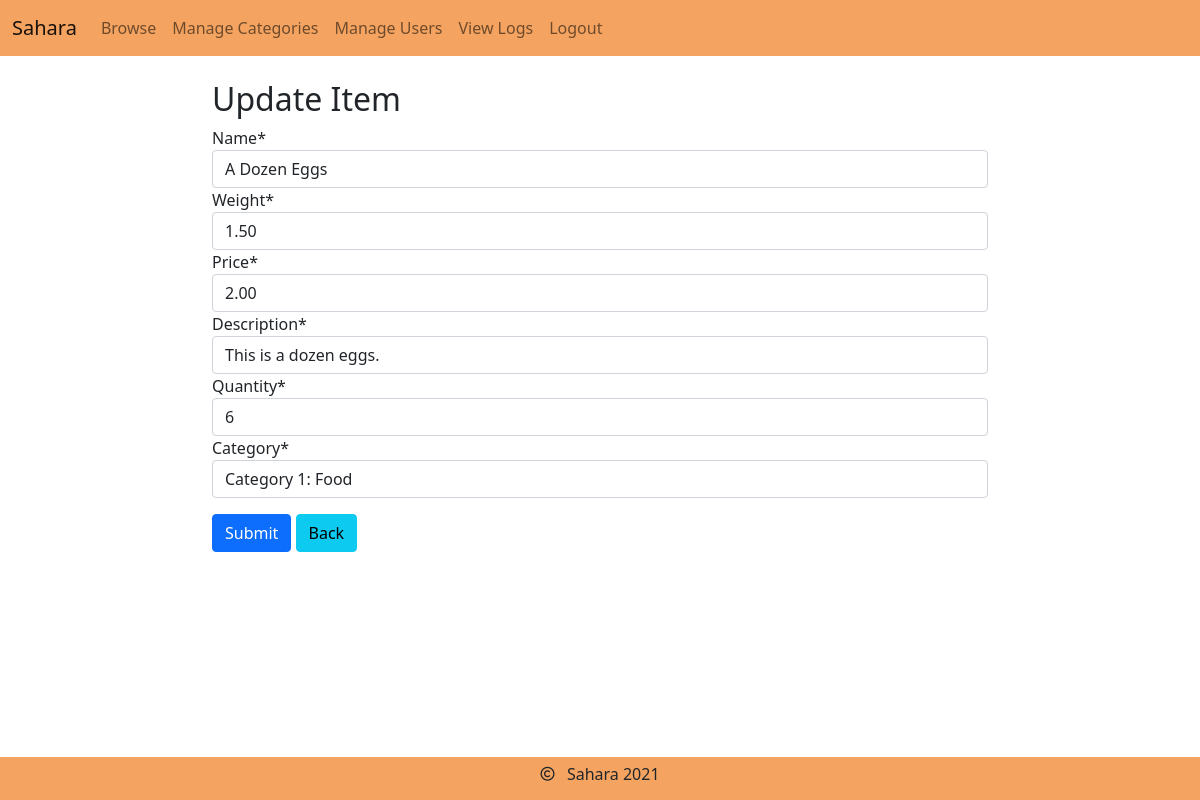
Screenshot of /inventory/1/update/ (signed in) with the database file from the repository.
### inventory/models.py (models this page shows, shortened)
class Item(models.Model):
    name = models.CharField(
        max_length=50,
        null=False,
        validators=[
            MinLengthValidator(2),
            MaxLengthValidator(50),
            RegexValidator("^[A-Za-z0-9,'%&:\-\.\(\) ]{2,50}$"),
            ProhibitNullCharactersValidator()
        ]
    )
    weight = models.DecimalField(
        max_digits=6,
        decimal_places=2,
        null=False,
        default=1,
        validators=[
            MinValueValidator(0.01),
            MaxValueValidator(5000)
        ]
    )
    price = models.DecimalField(
        max_digits=7,
        decimal_places=2,
        null=False,
        default=0,
        validators=[
            MinValueValidator(0),
            MaxValueValidator(99_999.99)
        ]
    )
    description = models.CharField(
        max_length=250,
        null=False,
        validators=[
            MinLengthValidator(1),
            MaxLengthValidator(250),
            RegexValidator(regex="^[^;]{1,250}$", message="Semicolons are not allowed."),
            ProhibitNullCharactersValidator()
        ]
    )
    quantity = models.IntegerField(
        null=False,
        default=0,
        validators=[
            MinValueValidator(0),
            MaxValueValidator(100)
        ]
    )
    category = models.ForeignKey(Category, null=True, on_delete=models.SET_NULL)

class Category(models.Model):
    name = models.CharField(
        max_length=30,
        null=False,
        unique=True,
        validators=[
            MinLengthValidator(2),
            MaxLengthValidator(30),
            RegexValidator("^[A-Za-z,& ]{3,30}$"),
            ProhibitNullCharactersValidator()
        ]
    )
    description = models.CharField(
        max_length=250,
        null=False,
        validators=[
            MinLengthValidator(1),
            MaxLengthValidator(250),
            RegexValidator(regex="^[^;]{1,250}$", message="Semicolons are not allowed."),
            ProhibitNullCharactersValidator()
        ]
    )
    def __str__(self):
        return f"Category {self.id}: {self.name}"
    class Meta:
        verbose_name_plural = "Categories"
        ordering = ("name",)

### inventory/views.py (the view)
# urls.py: path('<int:pk>/update/', views.ItemUpdateView.as_view(), name="item_update"),
class ItemUpdateView(UserIsAdminOrStaffMixin, SuccessMessageMixin, UpdateView):
    template_name = "items/update.html"
    model = Item
    form_class = ItemForm
    success_message = "The item was updated successfully!"
    extra_context = {"title": "Update Item"}

### inventory/forms.py
class ItemForm(ModelForm):
    category = ModelChoiceField(required=True, queryset=Category.objects.all())
    class Meta:
        model = Item
        fields = "__all__"

### inventory/mixins.py (called while the page is built)
    def test_func(self):
        return self.request.user.is_superuser or self.request.user.is_staff

### inventory/templates/items/update.html
{% extends "base/form.html" %}
{% block back_button %}
    <a class="btn btn-info" href="{% url 'inventory:item_detail' item.id %}">Back</a>
{% endblock back_button %}

### base/templates/base/form.html (shortened to what this page needs)
{% extends "base/base.html" %}
{% load crispy_forms_tags %}
{% block content %}
    <div class="row justify-content-center">
        <div class="col-md-8">
            <h2>{{ title }}</h2>
            <form class="form-horizontal" method="POST" enctype="multipart/form-data">
                <div class="form-group col-xs-4">
                    {{ form|crispy }}
                </div>
                <div class="mt-3">
                    <button class="btn btn-primary" type="submit">Submit</button>
                    {% block back_button %}{% endblock back_button %}
                </div>
            </form>
        </div>
    </div>
{% endblock content %}

### rows the page displays
Item: name "A Dozen Eggs", weight "1.50", price "2.00", description "This is a dozen eggs.", quantity "6", category "Category 1: Food"

### other values shown
{{ title }} "Update Item"
